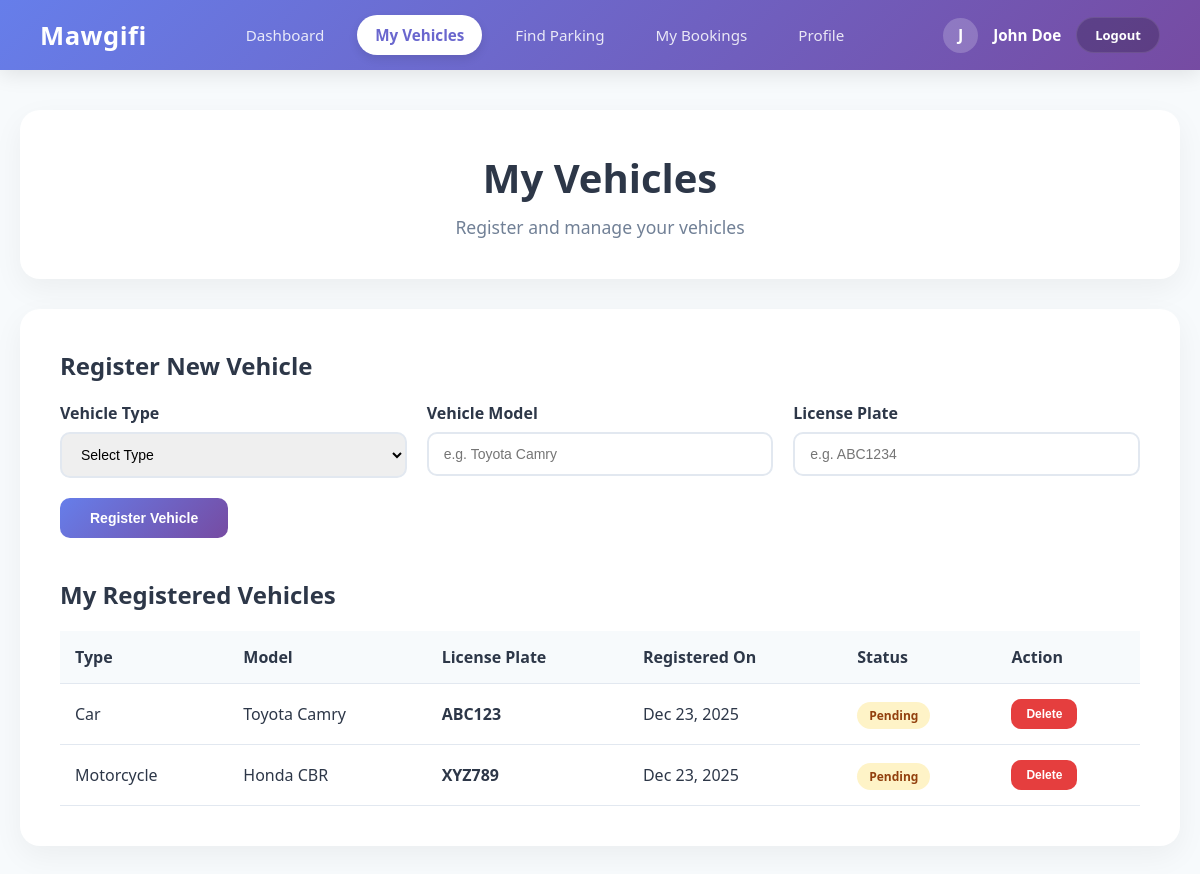
Page /Moudel1/Student.php?view=vehicles (signed in) on the committed database.
### tables this page shows
CREATE TABLE Vehicle (
    vehicle_id INT AUTO_INCREMENT PRIMARY KEY,
    user_id INT NOT NULL,
    vehicle_type VARCHAR(50),
    vehicle_model VARCHAR(100),
    license_plate VARCHAR(20) NOT NULL,
    grant_document VARCHAR(255),
    created_at TIMESTAMP DEFAULT CURRENT_TIMESTAMP,
    approved_by INT,
    Approved_date DATETIME,
    status ENUM('pending', 'approved', 'rejected') DEFAULT 'pending',
    FOREIGN KEY (user_id) REFERENCES User(user_id) ON DELETE CASCADE ON UPDATE CASCADE
);

### Moudel1/Student.php (the view, shortened to what this page needs)
<?php
$user_id = $_SESSION['user_id'];
$username = $_SESSION['username'] ?? 'User';
$current_view = isset($_GET['view']) ? $_GET['view'] : 'dashboard';
$conn = getDBConnection();
$vehicles = [];
$stmt = $conn->prepare("SELECT vehicle_id, vehicle_type, vehicle_model, license_plate, created_at, approved_by, Approved_date, status FROM Vehicle WHERE user_id = ? ORDER BY created_at DESC");
$stmt->bind_param("i", $user_id);
$stmt->execute();
$result = $stmt->get_result();
while ($row = $result->fetch_assoc()) {
    $vehicles[] = $row;
}
?>
<!DOCTYPE html>
<html lang="en">
<head>
    <link rel="stylesheet" href="Student.css">
</head>
<body>
    <nav class="navbar">
        <div class="brand">Mawgifi</div>
        <div class="nav-links">
            <a href="Student.php?view=dashboard" <?php echo $current_view === 'dashboard' ? 'class="active"' : ''; ?>>Dashboard</a>
            <a href="Student.php?view=vehicles" <?php echo $current_view === 'vehicles' ? 'class="active"' : ''; ?>>My Vehicles</a>
            <a href="../modules/parking/index.php">Find Parking</a>
            <a href="../modules/booking/index.php">My Bookings</a>
            <a href="Student.php?view=profile" <?php echo $current_view === 'profile' ? 'class="active"' : ''; ?>>Profile</a>
        </div>
        <div class="user-profile">
            <div class="avatar-circle"><?php echo strtoupper(substr($username, 0, 1)); ?></div>
            <span class="user-name"><?php echo htmlspecialchars($username); ?></span>
            <a href="../logout.php" class="logout-btn">Logout</a>
        </div>
    </nav>
    <div class="container">
        <?php if ($current_view === 'dashboard'): ?>
        <div class="dashboard-welcome">
            <h2>Welcome Back, <?php echo htmlspecialchars($username); ?>!</h2>
            <p>Manage your parking experience with Mawgifi</p>
        </div>
        <div class="modules-grid">
            <a href="Student.php?view=vehicles" class="module-card m1">
                <div class="module-icon">🚗</div>
                <h3>My Vehicles</h3>
                <p>Register and manage your vehicles for parking access.</p>
            </a>
            <a href="../modules/parking/index.php" class="module-card m2">
                <div class="module-icon">🅿️</div>
                <h3>Find Parking</h3>
                <p>Search for available parking spaces near you.</p>
            </a>
            <a href="../modules/booking/index.php" class="module-card m3">
                <div class="module-icon">📅</div>
                <h3>My Bookings</h3>
                <p>View and manage your parking reservations.</p>
            </a>
        </div>
        <div class="stats-section">
            <div class="stat-card">
                <div class="stat-number"><?php echo count($vehicles); ?></div>
                <div class="stat-label">Registered Vehicles</div>
            </div>
            <div class="stat-card">
                <div class="stat-number"><?php
                    $approved = 0;
                    foreach ($vehicles as $v) {
                        if ($v['status'] === 'approved') $approved++;
                    }
                    echo $approved;
                ?></div>
                <div class="stat-label">Approved Vehicles</div>
            </div>
            <div class="stat-card">
                <div class="stat-number"><?php
                    $pending = 0;
                    foreach ($vehicles as $v) {
                        if ($v['status'] === 'pending') $pending++;
                    }
                    echo $pending;
                ?></div>
                <div class="stat-label">Pending Approval</div>
            </div>
        </div>
        <?php else: ?>
        <div class="module-header">
            <h1>My Vehicles</h1>
            <p>Register and manage your vehicles</p>
        </div>
        <div class="content-area">
            <div class="form-section">
                <h2>Register New Vehicle</h2>
                <form method="POST" action="">
                    <div class="form-row">
                        <div class="form-group">
                            <label for="vehicle_type">Vehicle Type</label>
                            <select id="vehicle_type" name="vehicle_type" required>
                                <option value="">Select Type</option>
                            </select>
                        </div>
                        <div class="form-group">
                            <label for="vehicle_model">Vehicle Model</label>
                            <input type="text" id="vehicle_model" name="vehicle_model" placeholder="e.g. Toyota Camry" required>
                        </div>
                        <div class="form-group">
                            <label for="license_plate">License Plate</label>
                            <input type="text" id="license_plate" name="license_plate" placeholder="e.g. ABC1234" required>
                        </div>
                    </div>
                    <button type="submit" name="add_vehicle" class="btn">Register Vehicle</button>
                </form>
            </div>
            <div class="vehicles-section">
                <h2>My Registered Vehicles</h2>
                <?php if (empty($vehicles)): ?>
                    <div class="no-vehicles">
                        <p>You haven't registered any vehicles yet.</p>
                    </div>
                <?php else: ?>
                    <table class="vehicles-table">
                        <thead>
                            <tr>
                                <th>Type</th>
                                <th>Model</th>
                                <th>License Plate</th>
                                <th>Registered On</th>
                                <th>Status</th>
                                <th>Action</th>
                            </tr>
                        </thead>
                        <tbody>
                            <?php foreach ($vehicles as $vehicle): ?>
                                <tr>
                                    <td><?php echo htmlspecialchars($vehicle['vehicle_type']); ?></td>
                                    <td><?php echo htmlspecialchars($vehicle['vehicle_model']); ?></td>
                                    <td><strong><?php echo htmlspecialchars($vehicle['license_plate']); ?></strong></td>
                                    <td><?php echo date('M d, Y', strtotime($vehicle['created_at'])); ?></td>
                                    <td>
                                        <?php if ($vehicle['status'] === 'approved'): ?>
                                            <span class="status-badge status-approved">Approved</span>
                                        <?php elseif ($vehicle['status'] === 'rejected'): ?>
                                            <span class="status-badge status-rejected">Rejected</span>
                                        <?php else: ?>
                                            <span class="status-badge status-pending">Pending</span>
                                        <?php endif; ?>
                                    </td>
                                    <td>
                                        <form method="POST" action="" style="display: inline;" onsubmit="return confirm('Are you sure you want to delete this vehicle?');">
                                            <button type="submit" name="delete_vehicle" class="btn btn-danger">Delete</button>
                                        </form>
                                    </td>
                                </tr>
                            <?php endforeach; ?>
                        </tbody>
                    </table>
                <?php endif; ?>
            </div>
        </div>
        <?php endif; ?>
    </div>
</body>
</html>

### Moudel1/Student.css (style rules this page uses)
:root { --primary-grad: linear-gradient(135deg, #667eea 0%, #764ba2 100%); --text-dark: #2d3748; --text-light: #718096; --bg-light: #f7fafc; }
* { margin: 0; padding: 0; box-sizing: border-box; }
body { font-family: 'Segoe UI', system-ui, sans-serif; background: var(--bg-light); color: var(--text-dark); }
.navbar { background: var(--primary-grad); color: white; padding: 15px 40px; display: flex; justify-content: space-between; align-items: center; box-shadow: 0 4px 20px rgba(0, 0, 0, 0.1); }
.navbar .brand { font-size: 1.6rem; font-weight: 800; letter-spacing: 0.5px; }
.nav-links { display: flex; gap: 15px; }
.nav-links a { color: rgba(255, 255, 255, 0.85); text-decoration: none; font-weight: 500; padding: 10px 18px; border-radius: 50px; transition: all 0.3s ease; font-size: 0.95rem; }
.nav-links a.active { background: white; color: #6a67ce; font-weight: 700; box-shadow: 0 4px 10px rgba(0, 0, 0, 0.1); }
.user-profile { display: flex; align-items: center; gap: 15px; }
.user-name { font-weight: 600; font-size: 0.95rem; }
.avatar-circle { width: 35px; height: 35px; background: rgba(255, 255, 255, 0.2); border-radius: 50%; display: flex; align-items: center; justify-content: center; font-weight: bold; }
.logout-btn { background: rgba(0, 0, 0, 0.2); color: white; border: 1px solid rgba(255, 255, 255, 0.1); padding: 8px 18px; border-radius: 20px; cursor: pointer; text-decoration: none; font-size: 13px; font-weight: 600; transition: all 0.3s; }
.container { max-width: 1200px; margin: 40px auto; padding: 0 20px; }
.module-header { background: white; padding: 40px; border-radius: 20px; box-shadow: 0 10px 30px rgba(0, 0, 0, 0.05); text-align: center; }
.module-header h1 { font-size: 2.5rem; margin-bottom: 10px; color: var(--text-dark); }
.module-header p { color: var(--text-light); font-size: 1.1rem; }
.content-area { margin-top: 30px; background: white; padding: 40px; border-radius: 20px; box-shadow: 0 10px 30px rgba(0, 0, 0, 0.05); }
.form-section { margin-bottom: 40px; }
.form-section h2 { font-size: 1.5rem; margin-bottom: 20px; color: var(--text-dark); }
.form-row { display: grid; grid-template-columns: repeat(auto-fit, minmax(200px, 1fr)); gap: 20px; margin-bottom: 20px; }
.form-group { display: flex; flex-direction: column; }
.form-group label { font-weight: 600; margin-bottom: 8px; color: var(--text-dark); }
.form-group input, .form-group select { padding: 12px 15px; border: 2px solid #e2e8f0; border-radius: 10px; font-size: 14px; transition: all 0.3s; }
.btn { padding: 12px 30px; background: var(--primary-grad); color: white; border: none; border-radius: 10px; font-size: 14px; font-weight: 600; cursor: pointer; transition: all 0.3s; }
.btn-danger { background: #e53e3e; padding: 8px 15px; font-size: 12px; }
.vehicles-section h2 { font-size: 1.5rem; margin-bottom: 20px; color: var(--text-dark); }
.vehicles-table { width: 100%; border-collapse: collapse; }
.vehicles-table th, .vehicles-table td { padding: 15px; text-align: left; border-bottom: 1px solid #e2e8f0; }
.vehicles-table th { background: var(--bg-light); font-weight: 600; color: var(--text-dark); }
.status-badge { padding: 5px 12px; border-radius: 20px; font-size: 12px; font-weight: 600; }
.status-pending { background: #fef3c7; color: #92400e; }

### rows in the picture
vehicle: vehicle_type "Car", vehicle_model "Toyota Camry", license_plate "ABC123", created_at "Dec 23, 2025", status "Pending"
vehicle: vehicle_type "Motorcycle", vehicle_model "Honda CBR", license_plate "XYZ789", created_at "Dec 23, 2025", status "Pending"

### other values in the picture
substr($username, 0, 1) "J"
$username "John Doe"
